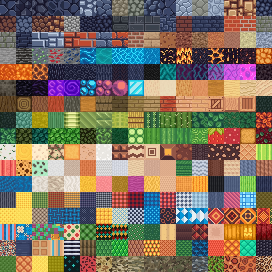
#> input picture dev/art_src/terrain/sheet1_16px.png, 272 x 272 px
$ python asset.py
#> lines starting #> are read from the running program, lines starting #| are printed output that depends on the picture
### dev/art_src/terrain/draw.py
# Draws the new tiles for the lantern demo, pixel by pixel. Deterministic (fixed seeds).
# Style: chunky lumps with 1px dark gaps, light top-left edge / dark bottom-right, short ramps,
# mid-brightness so the lighting makes the mood (Core Keeper feel).
import numpy as np
from PIL import Image
import os

OUT = 'out'; os.makedirs(OUT, exist_ok=True)
hexc = lambda h: np.array([int(h[i:i + 2], 16) for i in (1, 3, 5)], np.uint8)
BAYER = np.array([[0, 8, 2, 10], [12, 4, 14, 6], [3, 11, 1, 9], [15, 7, 13, 5]]) / 16 + 1 / 32

def vnoise(w, h, cell, seed):
    """tileable value noise in [0,1], cell = lattice spacing (w,h divisible by cell)"""
    rng = np.random.default_rng(seed); gw, gh = w // cell, h // cell
    g = rng.random((gh, gw))
    ys, xs = np.mgrid[0:h, 0:w] + .5
    fx, fy = xs / cell - .5, ys / cell - .5
    x0, y0 = np.floor(fx).astype(int), np.floor(fy).astype(int)
    u, v = fx - x0, fy - y0; u = u * u * (3 - 2 * u); v = v * v * (3 - 2 * v)
    a = g[y0 % gh, x0 % gw]; b = g[y0 % gh, (x0 + 1) % gw]; c = g[(y0 + 1) % gh, x0 % gw]; d = g[(y0 + 1) % gh, (x0 + 1) % gw]
    return a + (b - a) * u + (c - a) * v + (a - b - c + d) * u * v

# [5 lines left out: function ramp_pick, not called in this run]

def quant(val, cuts):
    """value -> index by thresholds, no dithering: gives chunky clusters"""
    return np.digitize(val, cuts)

def paint(idx, pal):
    pal = np.array([hexc(c) for c in pal]); return pal[idx]

# [24 lines left out: functions save, lumps, not called in this run]

# ---------------- floors (32x32, tileable; the bake samples them by world pixel) ----------------
GRASS = ['#1d3a2b', '#2b5634', '#3a7239', '#4a8a42', '#64a650']      # outline, shade, base, light, blade tip
GRASS2 = ['#2b5634', '#3f7a3c', '#4f8f44', '#62a24d', '#7dba5c']     # lush patch
DIRT = ['#3a2318', '#58382a', '#6f4a33', '#88603f', '#a2774d']        # outline, dark, base, light, highlight
PEB = ['#4b4440', '#76695f', '#a19282']
WATER = ['#163a55', '#1e5674', '#276c8c', '#4a98b0', '#a6dde3']       # deep line, deep, base, ripple, glint

def grass_fill(pal, seed, cuts=(.36, .62)):
    w = h = 64
    n = vnoise(w, h, 16, seed) * .5 + vnoise(w, h, 8, seed + 1) * .35 + vnoise(w, h, 4, seed + 4) * .15
    idx = quant(n, list(cuts)) + 1                # shade / base / light clusters
    rng = np.random.default_rng(seed + 2); spots = []
    while len(spots) < 40:                        # leafy tufts, kept apart
        x, y = int(rng.integers(0, w)), int(rng.integers(0, h))
        if all(min(abs(x - a), w - abs(x - a)) + min(abs(y - b), h - abs(y - b)) > 7 for a, b in spots): spots.append((x, y))
    for x, y in spots:
        big = rng.random() < .5   # light blades over the ground, a single darker pixel at the root
        for (u, v, k) in ([(-1, 0, 4), (1, 0, 4), (-1, 1, 3), (0, 1, 3), (1, 1, 3), (0, 2, 1)] if big else [(0, 0, 4), (0, 1, 3), (1, 1, 2)]):
            idx[(y + v) % h, (x + u) % w] = k
    return paint(idx, pal)

# [19 lines left out: function dirt_fill, not called in this run]

def water_fill(seed):
    w = h = 64
    n = vnoise(w, h, 16, seed) * .75 + vnoise(w, h, 8, seed + 1) * .25
    idx = quant(n, [.42]) + 1                     # deep / base, big soft shapes
    return paint(idx, WATER)

# [40 lines left out: functions ripples, cliff_strip, deco, not called in this run]

# ---------------- walls: top 16x16 (rows 0-11 show; 12-15 sit under the front) and front 16x16 ----------------
STONE_T = ['#1f2230', '#363c50', '#4a526a', '#5f6984', '#7c87a2']   # gap, dark, base, light, edge highlight
STONE_F = ['#171922', '#262a37', '#343a4c', '#444b61', '#59617b']
EARTH_T = ['#2a1912', '#4a2f21', '#62402c', '#7a5236', '#946543']
EARTH_F = ['#1d110c', '#311e15', '#43291d', '#563626', '#6c4530']

# [63 lines left out: functions lump_shade, wall_top, wall_front, not called in this run]

# [10 lines that do not run on import are left out]

### dev/art_src/terrain/asset.py
# Turns the user's own textures (restored 16px sheet 1) into the tileset pieces the demo needs.
import numpy as np, json, colorsys
from PIL import Image
R = np.asarray(Image.open('sheet1_16px.png').convert('RGB')).astype(float)
def tex(c): ty = ord(c[0]) - 65; tx = int(c[1:]) - 1; return R[ty*16:ty*16+16, tx*16:tx*16+16].copy()
def mood(a, v=.92, s=.92):        # a little calmer for the lighting (Core Keeper feel)
    out = np.zeros_like(a)
    for y in range(a.shape[0]):
        for x in range(a.shape[1]):
            h, l, ss = colorsys.rgb_to_hls(*(a[y, x] / 255)); r, g, b = colorsys.hls_to_rgb(h, l * v, ss * s); out[y, x] = [r * 255, g * 255, b * 255]
    return np.round(out)
def pal(a):                         # distinct colours sorted dark -> light
    c = np.unique(a.reshape(-1, 3), axis=0); return c[np.argsort(c @ [.3, .59, .11])]
def save(a, n, alpha=None):
    im = Image.fromarray(np.clip(a, 0, 255).astype(np.uint8)).convert('RGBA')
    if alpha is not None: im.putalpha(Image.fromarray((alpha * 255).astype(np.uint8)))
    im.save(f'out/{n}.png')
# grass and water: the textures' own colours, laid out as calm clusters (the checker-like originals look like static over big areas)
import draw
hx = lambda c: '#%02x%02x%02x' % tuple(int(v) for v in c)
Q = mood(np.array([[draw.hexc(c) for c in ['#3e6b26', '#4b7732', '#53803b', '#608c48']]], float))[0]
grass = draw.grass_fill([hx(Q[0] * .55), hx(Q[0]), hx(Q[1]), hx(Q[2]), hx(Q[3])], 1, (.26, .66)).astype(float); grass2 = grass.copy()   # one grass, no lighter blobs
Wc = mood(np.array([[draw.hexc(c) for c in ['#0673b1', '#077bb7', '#1b91cb', '#33baec']]], float), v=.85, s=.9)[0]
draw.WATER = [hx(Wc[0] * .7), hx(Wc[0]), hx(Wc[1]), hx(Wc[2]), hx(Wc[3])]
water = draw.water_fill(20).astype(float)
dirt = mood(tex('C13'))
for n, a in [('a_grass', grass), ('a_grass2', grass2), ('a_dirt', dirt), ('a_water', water)]: save(a, n)
#> this loop made 4 passes
#> n on passes 1 to 4: 'a_grass', 'a_grass2', 'a_dirt', 'a_water'
#> pass 1, in save, `im = Image.fromarray(np.clip(a, 0, 255).astype(np.uint8)).convert('RGB..`:
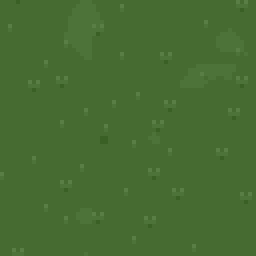
#> im: PIL image 64x64 RGBA (shown 4 times larger); mean R, G, B, A 70.7, 107.7, 49.7, 255
gp, dp, wp = pal(grass), pal(dirt), pal(water)
#> in pal, `c = np.unique(a.reshape(-1, 3), axis=0)`: c = [[58, 96, 37], [70, 107, 49], [77, 115, 57], [89, 126, 69]]
#> gp has the same summary as c in pal; dp = [[90, 59, 39], [113, 80, 55], [114, 81, 60], [111, 85, 68], [134, 102, 79], [163, 122, 92]]; wp = [[12, 96, 143], [13, 102, 148]]
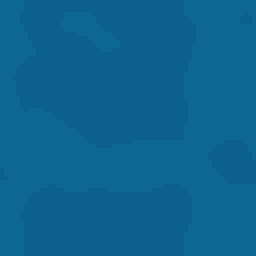
#> water: shape (64, 64, 3) float64 (shown 4 times larger); mean of channels 0, 1, 2 12.5, 98.9, 145.4; drawn as R, G, B
dk = lambda c, k: np.round(c * k)
EDGE = {'gE': dk(gp[0], .55).tolist(), 'gS': dk(gp[0], .85).tolist(), 'pE': dk(dp[0], .6).tolist(), 'pS': dp[0].tolist()}
#> EDGE = {'gE': [32, 53, 20], 'gS': [49, 82, 31], 'pE': [54, 35, 23], 'pS': [90, 59, 39]}
# walls: top = the texture as-is (all four variants the same so neighbouring tops join up), front = texture shaded darker toward the floor
def front(a, lip):
    out = a.copy()
    for y in range(16):
        k = 1.0 - y / 15 * .45; out[y] = np.round(out[y] * k)
    out[0] = lip; out[15] = np.round(pal(a)[0] * .5); return out
for t, top, fr in [(2, 'A1', 'B13'), (1, 'B1', 'B3')]:
    T = mood(tex(top)); F = mood(tex(fr), v=.85)
    for v in range(4): save(T, f'a_wtop_{t}_{v}')
    save(front(F, pal(T)[-1]), f'a_wfront_{t}')
# shore cliff 9x16: grass lip (2), earth face from the earth-wall front texture (5, darker down), foam, deep line
E = mood(tex('B3'), v=.8); c = np.zeros((9, 16, 3))
c[0] = gp[len(gp) // 2]; c[1] = EDGE['gE']
for r in range(5): c[2 + r] = np.round(E[r * 3] * (1 - r * .12))
c[7] = [np.round(wp[-1] * 1.1) if (x // 2) % 3 else wp[-2] for x in range(16)]; c[8] = np.round(wp[0] * .7)
save(c, 'a_cliff')
json.dump(EDGE, open('out/a_edge.json', 'w')); print(EDGE)
#| {'gE': [32.0, 53.0, 20.0], 'gS': [49.0, 82.0, 31.0], 'pE': [54.0, 35.0, 23.0], 'pS': [90.0, 59.0, 39.0]}

# ---- ore walls (copper 4, gold 10, quartz 13) ----
def lum(c): return .3 * c[0] + .59 * c[1] + .11 * c[2]
cop = tex('D4').copy()
COP = [np.array([0x6a, 0x34, 0x1a]), np.array([0x8c, 0x4a, 0x22]), np.array([0xec, 0x9a, 0x48])]   # only the brightest tone glows
fl = np.array([[cop[y, x, 0] - cop[y, x, 1] > 40 and cop[y, x, 0] - cop[y, x, 2] > 40 for x in range(16)] for y in range(16)])
for y in range(16):
    for x in range(16):
        if not fl[y, x]: continue                      # red flecks -> copper nuggets: lit top-left, dark bottom-right
        top = not fl[(y - 1) % 16, x]; left = not fl[y, (x - 1) % 16]; bot = not fl[(y + 1) % 16, x]; right = not fl[y, (x + 1) % 16]
        cop[y, x] = COP[2] if top and left else COP[0] if bot and right else COP[1]
qz = mood(tex('E14'), v=.9); qp = pal(qz)
#> after `qp = pal(qz)`: qp = [[79, 40, 100], [109, 68, 134], [41, 104, 127], [114, 89, 161], [136, 81, 161], [34, 136, 146], [68, 120, 156]]
for c, nc in [(qp[-1], [0xe2, 0xd2, 0xff]), (qp[-2], [0xc4, 0xae, 0xf2])]:   # the lightest veins become pale crystal (they glow)
    qz[(qz == c).all(-1)] = nc
#> this loop made 2 passes
#> (c, nc) on passes 1 to 2: ([68, 120, 156], [226, 210, 255]), ([34, 136, 146], [196, 174, 242])
gd = mood(tex('D11'), v=.95)
gm = np.array([[gd[y, x, 0] > 150 and gd[y, x, 1] > 110 and gd[y, x, 2] < 130 for x in range(16)] for y in range(16)])
for y in range(16):
    for x in range(16):                                # gold flecks: only the lit top-left corner of each fleck stays bright
        if gm[y, x] and not (not gm[(y - 1) % 16, x] and not gm[y, (x - 1) % 16]): gd[y, x] = np.round(gd[y, x] * .62)
ORE = {4: mood(cop, v=.85), 10: gd, 13: qz}
for t, T in ORE.items():
    for v in range(4): save(T, f'a_wtop_{t}_{v}')
    lip = np.clip(np.median(T.reshape(-1, 3), axis=0) * 1.45, 0, 255)   # rock-coloured edge, not ore-coloured
    save(front(np.round(T * .85), np.round(lip)), f'a_wfront_{t}')
#> this loop made 3 passes
#> (t, lip) on passes 1 to 3: (4, [163.8, 146.4, 147.9]), (10, [53.65, 29, 56.55]), (13, [158, 98.6, 194.3])
#> pass 1, in save (call 16), `im = Image.fromarray(np.clip(a, 0, 255).astype(np.uint8)).convert('RGB..`:
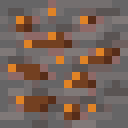
#> im: PIL image 16x16 RGBA (shown 8 times larger); mean R, G, B, A 117.2, 98.5, 89.4, 255
#> pass 1, in save (call 20), `im = Image.fromarray(np.clip(a, 0, 255).astype(np.uint8)).convert('RGB..`:
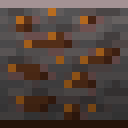
#> im: PIL image 16x16 RGBA (shown 8 times larger); mean R, G, B, A 80.9, 66.7, 60.4, 255
#> pass 2, in save (call 25), `im = Image.fromarray(np.clip(a, 0, 255).astype(np.uint8)).convert('RGB..`:
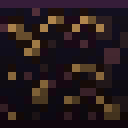
#> im: PIL image 16x16 RGBA (shown 8 times larger); mean R, G, B, A 37.2, 25, 27.6, 255
RULE = {4: lambda r, g, b: r > 150 and r - b > 80 and 60 < g < 200, 10: lambda r, g, b: r > 150 and g > 110 and b < 130, 13: lambda r, g, b: lum((r, g, b)) > 150}
for t, T in ORE.items():
    n = sum(RULE[t](*T[y, x]) for y in range(16) for x in range(16)); print('ore', t, 'glowing pixels in top:', n)
#> this loop made 3 passes
#> (t, n) on passes 1 to 3: (4, 14), (10, 18), (13, 30)
#| ore 4 glowing pixels in top: 14
#| ore 10 glowing pixels in top: 18
#| ore 13 glowing pixels in top: 30

# ---- ores embedded in the surrounding rock: host wall + an ore cluster in a different spot per variant ----
def ore_mask(t, T):
    if t == 4: return fl.copy()
    if t == 10: return gm.copy()
    L = T @ np.array([.3, .59, .11]); return L > np.percentile(L, 68)          # quartz: the lighter veins
def blob(seed, n):
    rng = np.random.default_rng(seed); ys, xs = np.mgrid[0:16, 0:16] + .5; m = np.zeros((16, 16), bool)
    for _ in range(n):
        cx, cy, r = rng.uniform(4, 12), rng.uniform(4, 12), rng.uniform(4.2, 6.2)
        m |= (xs - cx) ** 2 + ((ys - cy) * 1.2) ** 2 < r * r
    return m
HOST = {1: (mood(tex('B1')), front(mood(tex('B3'), v=.85), pal(mood(tex('B1')))[-1])), 2: (mood(tex('A1')), front(mood(tex('B13'), v=.85), pal(mood(tex('A1')))[-1]))}
for t, T in ORE.items():
    M = ore_mask(t, T)
    for h, (top, fr) in HOST.items():
        for v in range(4):
            m = np.roll(np.roll(M, v * 5, 0), v * 7, 1) & blob(1000 + t * 10 + v, 1 + v % 2)
            src = np.roll(np.roll(T, v * 5, 0), v * 7, 1); out = top.copy(); out[m] = src[m]; save(out, f'a_ore_{t}_{h}_top_{v}')
        for v in range(3):
            m = np.roll(M, v * 6, 1) & blob(2000 + t * 10 + v, 1); m[0] = False; m[15] = False
            src = np.roll(T, v * 6, 1); out = fr.copy()
            for y in range(16): out[y][m[y]] = np.round(src[y][m[y]] * (1 - y / 15 * .4))   # ore darker toward the floor like the face
            save(out, f'a_ore_{t}_{h}_front_{v}')
#> this loop made 2 passes
#> h on passes 1 to 2: 1, 2
#> pass 1, in save (call 33), `im = Image.fromarray(np.clip(a, 0, 255).astype(np.uint8)).convert('RGB..`:
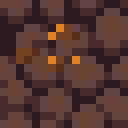
#> im: PIL image 16x16 RGBA (shown 8 times larger); mean R, G, B, A 85.1, 53.9, 49.1, 255
#> pass 1, in save (call 34), `im = Image.fromarray(np.clip(a, 0, 255).astype(np.uint8)).convert('RGB..`:
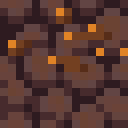
#> im: PIL image 16x16 RGBA (shown 8 times larger); mean R, G, B, A 87.6, 55.1, 48.6, 255
    n = [sum(RULE[t](*np.asarray(Image.open(f'out/a_ore_{t}_2_top_{v}.png').convert('RGB'))[y, x].astype(int)) for y in range(16) for x in range(16)) for v in range(4)]
#> n = [7, 6, 4, 7]
    print('ore', t, 'glowing px per top variant (stone host):', n)
#| ore 4 glowing px per top variant (stone host): [7, 6, 4, 7]

# ---- built floors (placed as square blocks) ----
save(mood(tex('G7'), v=.9), 'a_fwood'); save(mood(tex('C3'), v=.85), 'a_fstone')
